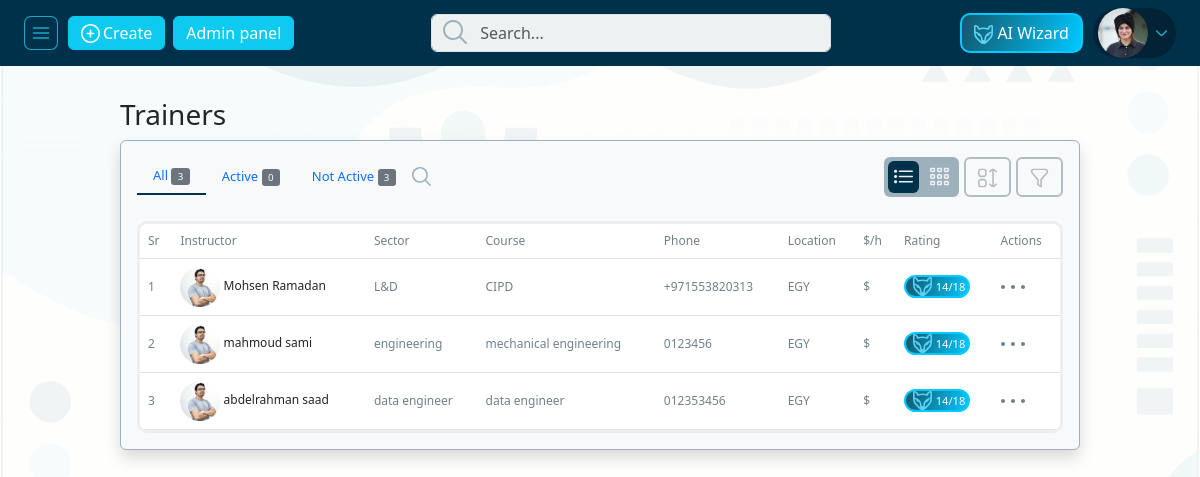
/trainer (signed in), run on an earlier commit of the app's database.
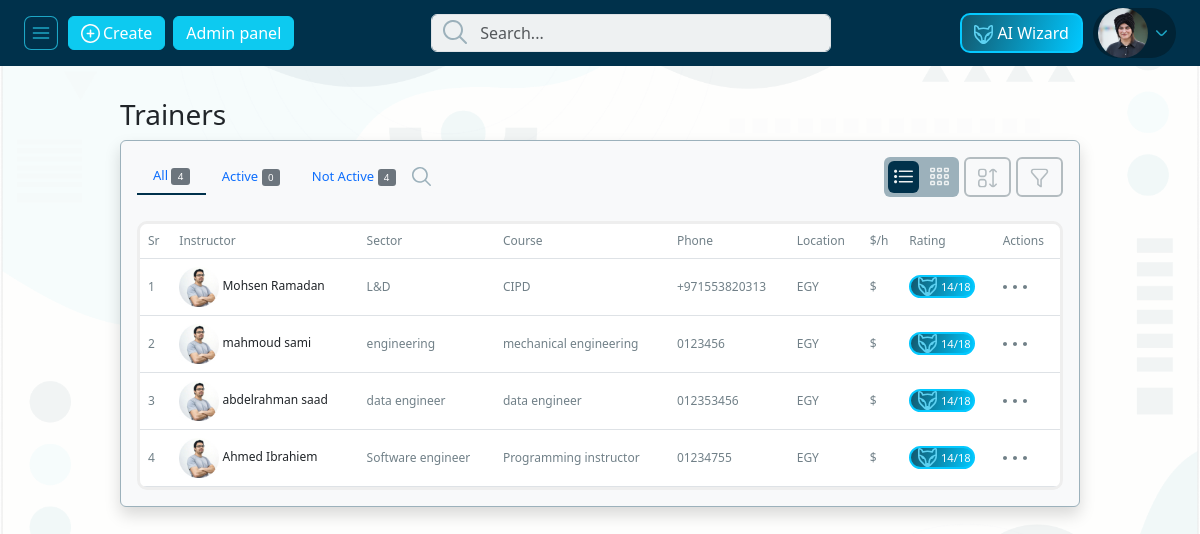
And on a later commit of the database.
### pages/models.py (models this page shows, shortened)
class Employee(models.Model):
    EmployeeID = models.AutoField(primary_key=True)
    FirstName = models.CharField(max_length=255)
    LastName = models.CharField(max_length=255)
    Email = models.EmailField()
    Phone = models.CharField(max_length=20)
    Department = models.ForeignKey(
        Department, on_delete=models.SET_NULL, null=True)
    JobTitle = models.ForeignKey(
        JobTitle, on_delete=models.SET_NULL, null=True)
    HireDate = models.DateField(default=datetime.today())
    user = models.OneToOneField(
        User, on_delete=models.CASCADE, null=True, default=None)
    EmployeePhoto = models.ImageField(
        upload_to='employee_photos/', default='employee_photos/default-employee.webp', null=True, blank=True)
    Location = models.CharField(max_length=50, null=True)
    PerHour = models.CharField(max_length=10, null=True)
    EmployeeTarget = models.IntegerField(max_length=10, null=True, blank=True)
    MinTarget = models.IntegerField(max_length=3, null=True, blank=True)

class Trainer(models.Model):
    TrainerID = models.AutoField(primary_key=True)
    FirstName = models.CharField(max_length=255)
    LastName = models.CharField(max_length=255)
    Phone = models.CharField(max_length=20)
    email = models.CharField(max_length=50 ,default="example@email.com")
    Qualifications = models.TextField(null=True,blank=True)
    Certificates = models.FileField(null=True,blank=True,upload_to='pdf')
    Certificate2 = models.FileField(null=True,blank=True,upload_to='pdf')
    Certificate3 = models.FileField(null=True,blank=True,upload_to='pdf')
    Location = models.TextField(default='EGY',max_length=20)
    Comments = models.TextField(null=True,blank=True)
    rates = models.IntegerField(default=50)

### pages/views.py (the view)
# urls.py: path('trainer', views.trainer, name='trainers'),
@login_required
def trainer(request):
    employee = get_object_or_404(Employee, user=request.user)
    if 'q' in request.GET:
        q = request.GET['q']
        trainers_list = Trainer.objects.filter(
            Q(FirstName__icontains=q) | Q(LastName__icontains=q))
        print(q)
    else:
        trainers_list = Trainer.objects.all()
    context = {
        'trainers': trainers_list,
        'employee': employee,
        'trainer_json': json.dumps(list(Trainer.objects.values()))
    }
    return render(request, 'pages/trainers.html', context)

### templates/pages/trainers.html (shortened to what this page needs)
{% extends 'base_custom.html' %}
{% load static %}
{% block style %}
<link rel="stylesheet" href="{% static 'front-end-static/css/bootstrap.min.css' %}">
<link rel="stylesheet" href="{% static 'front-end-static/css/style.min.css' %}">
{% endblock style %}
{% block content %}
{% include 'parts/navbar.html' %}
<div class="row m-0">
    <div class="col-9 courses_content mt-4 offset_left" id="side_content">
        <h3 class="text-capitalize my-2">trainers</h3>
        <div class="courses_container shadow p-3 mb-5 bg-body-tertiary rounded">
            <div class="nav justify-content-between" id="nav-tab" role="tablist">
                <div class="d-flex align-items-center">
                    <button class="nav-link active" id="nav-home-tab" data-bs-toggle="tab" data-bs-target="#nav-home"
                        type="button" role="tab" aria-controls="nav-home" aria-selected="true">All <span
                            class="badge bg-secondary fw-normal">{{trainers.count}}</span></button>
                    <button class="nav-link" id="nav-profile-tab" data-bs-toggle="tab" data-bs-target="#nav-profile"
                        type="button" role="tab" aria-controls="nav-profile" aria-selected="false">Active <span
                            class="badge bg-secondary fw-normal">0</span></button>
                    <button class="nav-link" id="nav-contact-tab" data-bs-toggle="tab" data-bs-target="#nav-contact"
                        type="button" role="tab" aria-controls="nav-contact" aria-selected="false">Not Active <span
                            class="badge bg-secondary fw-normal">{{trainers.count}}</span></button>
                    <img src="{% static 'front-end-static/images/icons/search.svg' %}" id="toggle_search" class="icon"
                        alt="icon" style="cursor: pointer;" onclick="search_toggler()">
                </div>
                <div class="right d-flex">
                    <div class="d-flex listing">
                        <button type="button" id="listChanger" class="btn btn-outline-dark d-flex align-items-center">
                            <img src="{% static 'front-end-static/images/icons/table/list.svg' %}" class="icon"
                                alt="icon">
                        </button>
                        <button type="button" id="gridChanger" class="btn btn-outline-dark d-flex align-items-center">
                            <img src="{% static 'front-end-static/images/icons/table/grid.svg' %}" class="icon"
                                alt="icon">
                        </button>
                    </div>
                    <button type="button" id="sortBtn" class="btn btn-outline-dark">
                        <img src="{% static 'front-end-static/images/icons/table/sort.svg' %}" class="icon" alt="icon">
                    </button>
                    <div class="dropdown">
                        <button type="button" class="btn btn-outline-dark" data-bs-toggle="dropdown"
                            aria-expanded="false">
                            <img src="{% static 'front-end-static/images/icons/table/filter.svg' %}" class="icon"
                                alt="icon">
                        </button>
                    </div>
                </div>
            </div>
            <div class="tab-content" id="nav-tabContent">
                <div class="tab-pane fade show active" id="nav-home" role="tabpanel" aria-labelledby="nav-home-tab"
                    tabindex="0">
                    <div class="table_container mt-4 table-responsive">
                        <table class="table mb-0">
                            <thead>
                                <tr>
                                    <th scope="col">Sr</th>
                                    <th scope="col">Instructor</th>
                                    <th scope="col">Sector</th>
                                    <th scope="col">Course</th>
                                    <th scope="col">Phone</th>
                                    <th scope="col">Location</th>
                                    <th scope="col">$/h</th>
                                    <th scope="col">Rating</th>
                                    <th scope="col">Actions</th>
                                </tr>
                            </thead>
                            <tbody id="trainer__body">
                                {% for trainer in trainers %}
                                <tr class="align-middle">
                                    <th scope="row">{{trainer.TrainerID}}</th>
                                    <td class="text-dark">
                                        <img src="{% static 'front-end-static/images/instructor.jpg' %}"
                                            class="trainer_image" alt="trainer image">
                                        {{trainer.FirstName}} {{trainer.LastName}}
                                    </td>
                                    <td>{{trainer.Qualifications}}</td>
                                    <td>{{trainer.Certificates}}</td>
                                    <td>{{trainer.Phone}}</td>
                                    <td>{{trainer.Location}}</td>
                                    <td class="price">{{trainer.Price}}</td>
                                    <td>
                                        <div
                                            class="default_counter rounded-pill bg-secondary d-flex align-items-center justify-content-center">
                                            <img class="icon m-1"
                                                src="{% static 'front-end-static/images/icons/fox.svg' %}" alt="icon">
                                            <span>14/18</span>
                                        </div>
                                    </td>
                                    <td>
                                        <img src="{% static 'front-end-static/images/icons/dots.svg' %}" alt="icon">
                                    </td>
                                </tr>
                                {% endfor %}
                            </tbody>
                        </table>
                    </div>
                </div>
            </div>
        </div>
    </div>
</div>
{% endblock content %}

### templates/base_custom.html (shortened to what this page needs)
{% load static %}
<!DOCTYPE html>
<html lang="en">
<head>
    {% block style %}
    {% endblock style %}
</head>
<body>
    {% block content %}
    {% endblock content %}
</body>
</html>

### templates/parts/navbar.html (shortened to what this page needs)
{% load static %}
<nav class="navbar site_nav">
    <div class="d-flex justify-content-between w-100 mx-4 align-items-center">
        <div class="d-flex left align-items-center">
            <div id="toggler" class="d-flex align-items-center">
                <img src="{% static 'front-end-static/images/icons/nav_btn.svg' %}" class="toggle_icon" alt="nav btn">
            </div>
            <button type="button" class="btn btn-info text-white">
                <img src="{% static 'front-end-static/images/icons/plus.svg' %}" class="icon" alt="plus icon">
                <span>Create</span>
            </button>
            {% if employee.user.is_superuser %}
            <button type="button" class="btn btn-info mx-2 text-white">
                <a style="color: #fff;" href="{% url 'admin:index' %}">Admin panel</a>
            </button>
            {% endif %}
        </div>
        <div class="search_container">
            <form>
                <input type="text" name="q" id="global_nav_search" class="form-control" placeholder="Search...">
            </form>
        </div>
        <div class="d-flex align-items-center">
            <div class="btn ai_btn">
                <a href="{% url 'ai-assistant' %}" style="text-decoration: none;color: white;">
                    <img src="{% static 'front-end-static/images/icons/fox.svg' %}" class="icon" alt="Ai icon">
                    <span>AI Wizard</span>
                </a>
            </div>
            <div class="dropdown d-flex">
                <button class="border-0" type="button" data-bs-toggle="dropdown" aria-expanded="false">
                    {% if employee.EmployeePhoto.url %}
                    <img style="width: 50px;height: 50px;" src="{{ employee.EmployeePhoto.url }}" class="rounded-circle"
                        alt="user">
                    {% endif %}
                    <img src="{% static 'front-end-static/images/icons/arrow_down_light.svg' %}" class="icon"
                        alt="icon">
                </button>
            </div>
        </div>
    </div>
</nav>

### templates/parts/side_nav.html (shortened to what this page needs)
{% load static %}

What changed in the data, as far as the page shows it:
added Trainer: TrainerID "4", FirstName "Ahmed", LastName "Ibrahiem", Qualifications "Software engineer", Certificates "Programming instructor", Phone "01234755", Location "EGY"
Also different on the page:
{{ trainers.count }}: "3" → "4"
